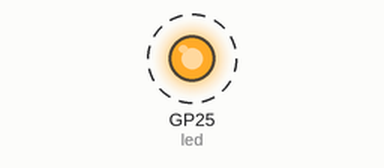
Simulated run of this program. Board: Raspberry Pi Pico running MicroPython. On the bench: output pins drawn as LEDs (lit = HIGH). Dashed ring = blinking.

Above: at 0.2 s.
Timing chart, 0 to 3.0 s (numbered marks = the images above):
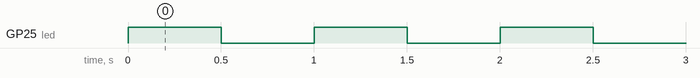

The program:

01_OnBoard_LED_Sample.py
```python
from machine import Pin
import time

# Use "LED" for Pico W or 25 for the original Pico
led = Pin("LED", Pin.OUT)

while True:
    led.toggle()      # Switch LED state (on to off, or off to on)
    time.sleep(0.5)   # Wait for 0.5 seconds
```

Measured:
- by itself, GP25 (led): alternates HIGH for 0.50 s and LOW for 0.50 s
